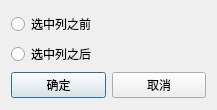
<?xml version="1.0" encoding="UTF-8"?>
<ui version="4.0">
 <class>coldialog</class>
 <widget class="QDialog" name="coldialog">
  <property name="geometry">
   <rect>
    <x>0</x>
    <y>0</y>
    <width>217</width>
    <height>110</height>
   </rect>
  </property>
  <property name="minimumSize">
   <size>
    <width>217</width>
    <height>110</height>
   </size>
  </property>
  <property name="maximumSize">
   <size>
    <width>217</width>
    <height>110</height>
   </size>
  </property>
  <property name="windowTitle">
   <string>添加方式选择</string>
  </property>
  <layout class="QGridLayout" name="gridLayout_2">
   <item row="0" column="0">
    <layout class="QGridLayout" name="gridLayout">
     <item row="0" column="0" colspan="2">
      <widget class="QRadioButton" name="radioButton_beforecol">
       <property name="text">
        <string>选中列之前</string>
       </property>
      </widget>
     </item>
     <item row="1" column="0" colspan="2">
      <widget class="QRadioButton" name="radioButton_aftercol">
       <property name="text">
        <string>选中列之后</string>
       </property>
      </widget>
     </item>
     <item row="2" column="0">
      <widget class="QPushButton" name="pushButton_ok">
       <property name="text">
        <string>确定</string>
       </property>
      </widget>
     </item>
     <item row="2" column="1">
      <widget class="QPushButton" name="pushButton_cancel">
       <property name="text">
        <string>取消</string>
       </property>
      </widget>
     </item>
    </layout>
   </item>
  </layout>
 </widget>
 <resources/>
 <connections>
  <connection>
   <sender>pushButton_ok</sender>
   <signal>clicked()</signal>
   <receiver>coldialog</receiver>
   <slot>accept()</slot>
   <hints>
    <hint type="sourcelabel">
     <x>51</x>
     <y>63</y>
    </hint>
    <hint type="destinationlabel">
     <x>47</x>
     <y>80</y>
    </hint>
   </hints>
  </connection>
  <connection>
   <sender>pushButton_cancel</sender>
   <signal>clicked()</signal>
   <receiver>coldialog</receiver>
   <slot>reject()</slot>
   <hints>
    <hint type="sourcelabel">
     <x>132</x>
     <y>61</y>
    </hint>
    <hint type="destinationlabel">
     <x>132</x>
     <y>87</y>
    </hint>
   </hints>
  </connection>
 </connections>
</ui>
